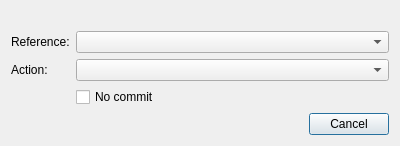
<?xml version="1.0" encoding="UTF-8"?>
<ui version="4.0">
 <class>MergeDialog</class>
 <widget class="QDialog" name="MergeDialog">
  <property name="minimumSize">
   <size>
    <width>400</width>
    <height>0</height>
   </size>
  </property>
  <layout class="QVBoxLayout" name="verticalLayout">
   <item>
    <layout class="QFormLayout" name="formLayout">
     <property name="fieldGrowthPolicy">
      <enum>QFormLayout::AllNonFixedFieldsGrow</enum>
     </property>
     <item row="0" column="0" colspan="2">
      <widget class="QLabel" name="mLabel"/>
     </item>
     <item row="1" column="0">
      <widget class="QLabel" name="label">
       <property name="text">
        <string>Reference:</string>
       </property>
      </widget>
     </item>
     <item row="1" column="1">
      <widget class="ReferenceList" name="mRefs"/>
     </item>
     <item row="2" column="0">
      <widget class="QLabel" name="label_2">
       <property name="text">
        <string>Action:</string>
       </property>
      </widget>
     </item>
     <item row="2" column="1">
      <widget class="QComboBox" name="mAction"/>
     </item>
     <item row="3" column="1">
      <widget class="QCheckBox" name="mNoCommit">
       <property name="text">
        <string>No commit</string>
       </property>
      </widget>
     </item>
    </layout>
   </item>
   <item>
    <widget class="QDialogButtonBox" name="mButtons">
     <property name="orientation">
      <enum>Qt::Horizontal</enum>
     </property>
     <property name="standardButtons">
      <set>QDialogButtonBox::Cancel</set>
     </property>
    </widget>
   </item>
  </layout>
 </widget>
 <customwidgets>
  <customwidget>
   <class>ReferenceList</class>
   <extends>QComboBox</extends>
   <header>ui/references/ReferenceList.h</header>
  </customwidget>
 </customwidgets>
 <resources/>
 <connections/>
</ui>
